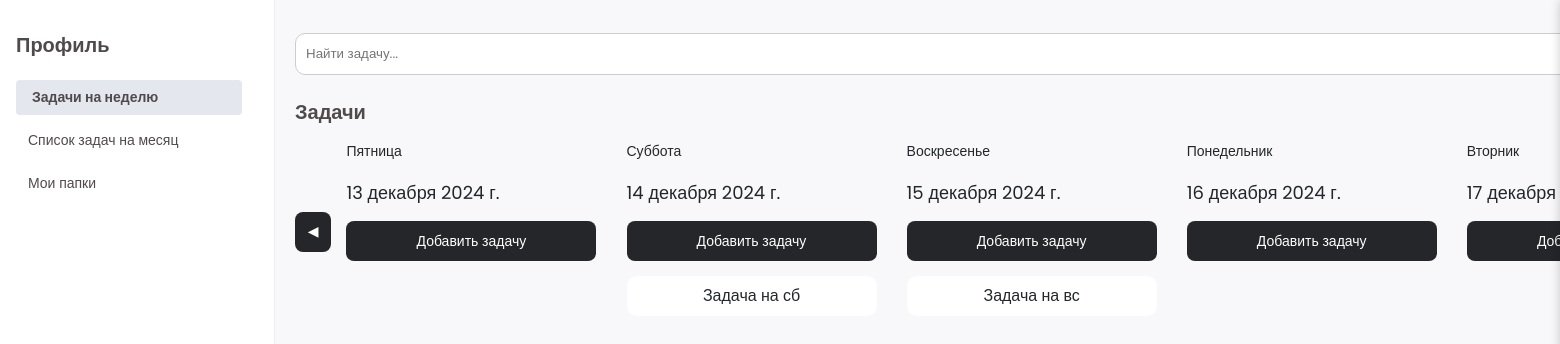
The app's page /, older data.
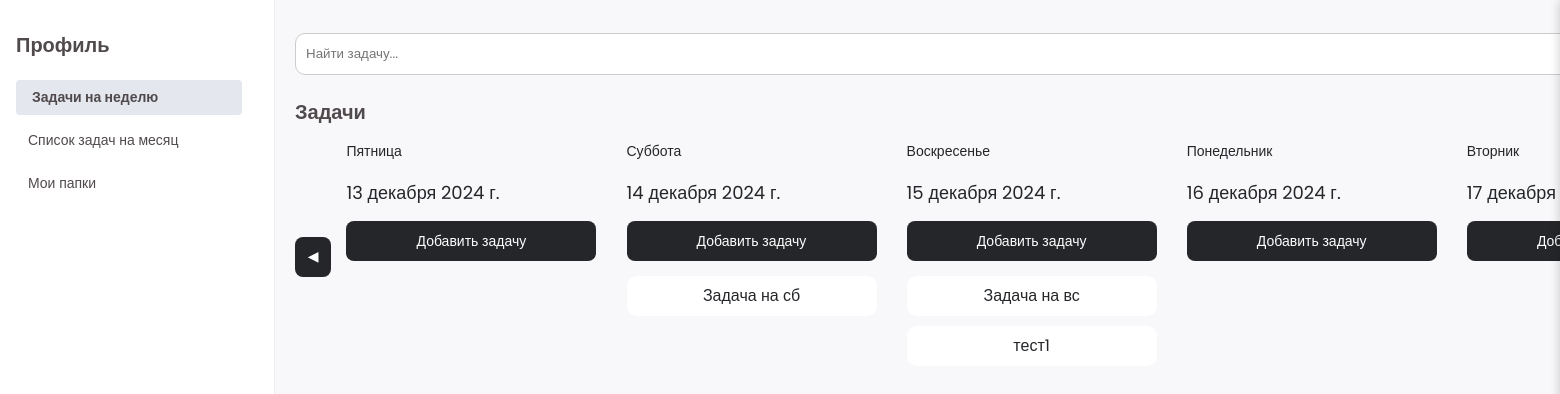
The same page, newer data.
### tasks/models.py (models this page shows, shortened)
class Tasks(models.Model):
    user = models.ForeignKey(User, on_delete=models.CASCADE)
    title = models.CharField(max_length=150)
    full_text = models.TextField(max_length=250)
    data_create = models.DateTimeField()
    data_add = models.DateField(default=date.today(), blank=True)
    data_complete = models.DateTimeField(null=True, blank=True)
    deadline = models.DateField()
    folder = models.ForeignKey(Folders, on_delete=models.SET_NULL, null=True, blank=True)
    priority = models.IntegerField(default=2)
    is_completed = models.BooleanField(default=False)
    subtask_one = models.CharField(max_length=100, null=True, blank=True)
    subtask_two = models.CharField(max_length=100, null=True, blank=True)
    subtask_three = models.CharField(max_length=100, null=True, blank=True)
    subtask_four = models.CharField(max_length=100, null=True, blank=True)
    class Meta:
        verbose_name = 'Задача'
        verbose_name_plural = 'Задачи'

### tasks/views.py (the view)
# urls.py: path('', views.index, name = 'home'),
def index(request):
    data_start = timezone.now()
    data_end = data_start + timedelta(days=6)
    days_translation = ['Понедельник', 'Вторник', 'Среда', 'Четверг', 'Пятница', 'Суббота', 'Воскресенье']
    tasks = Tasks.objects.filter(data_add__range=(data_start, data_end))
    date_range = OrderedDict()
    current_date = data_start.date()
    while current_date <= data_end.date():
        date_range[current_date] = {
            'weekday': days_translation[current_date.weekday()],
            'tasks': [],
        }
        current_date += timedelta(days=1)
    for task in tasks:
        task_date = task.data_add
        if task_date in date_range:
            date_range[task_date]['tasks'].append(task)
    return render(request, 'tasks/index.html', {'grouped_tasks': date_range})

### templates/tasks/index.html (shortened to what this page needs)
{% extends 'base/base.html' %}
{% load static %}
{% block styles %}
<link rel="stylesheet" href="{% static 'tasks/css/task-form.css' %}">
<link rel="stylesheet" href="{% static 'tasks/css/week.css' %}">
<link rel="stylesheet" href="{% static 'tasks/css/main.css' %}">
{% endblock %}
{% block content %}
<div class="main-area">
    <div class = "task_area">
        <div class ="search-container">
            <input type="text" placeholder="Найти задачу..." class="search-input" id="search-input">
        </div>
        <div class="week-view">
            <h1>Задачи</h1>
            <div class = "calendar-container">
                <button id="prevDays" onclick="changeDays(-7)" class="btn">&#9664;</button>
                <div class="calendar" id="calendar">
                    {% for date, info in grouped_tasks.items %}
                        <div class="day" id="day1">
                            <p class="day-name">{{info.weekday}}</p>
                            <p class="date">{{ date }}</p>
                            <button class="btn btn-add-task">Добавить задачу</button>
                            <div class="tasks-container">
                                {% for task in info.tasks %}
                                    <h2 class="my_task_area">{{ task.title }}</h2>
                                {% endfor %}
                            </div>
                        </div>
                    {% endfor %}
                </div>
            </div>
        </div>
    </div>
</div>
{% endblock %}

Row changes from the older to the newer data that the page shows:
added Tasks: title "тест1", shown under "Воскресенье"
